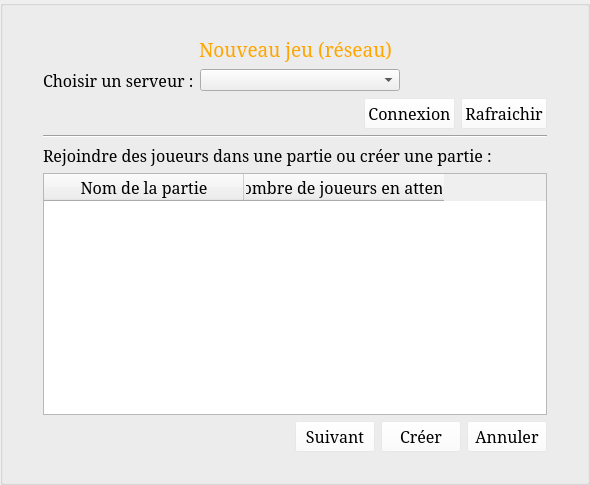
<?xml version="1.0" encoding="UTF-8"?>
<ui version="4.0">
 <class>NewNetworkGame</class>
 <widget class="QWidget" name="NewNetworkGame">
  <property name="geometry">
   <rect>
    <x>0</x>
    <y>0</y>
    <width>590</width>
    <height>485</height>
   </rect>
  </property>
  <property name="windowTitle">
   <string>Form</string>
  </property>
  <layout class="QHBoxLayout" name="horizontalLayout">
   <property name="margin">
    <number>0</number>
   </property>
   <item>
    <widget class="QGroupBox" name="groupBox">
     <property name="styleSheet">
      <string notr="true">#groupBox {
	border-image: url(:/images/menu_fond);
}

#label {
	color: orange;
}

QPushButton {
	background-color: rgba(255, 255, 255, 50);
}

QPushButton::hover{
	background-color: rgba(255, 0, 0, 100);
	font-weight: bold;
}</string>
     </property>
     <property name="title">
      <string/>
     </property>
     <layout class="QVBoxLayout" name="verticalLayout">
      <property name="leftMargin">
       <number>40</number>
      </property>
      <property name="topMargin">
       <number>30</number>
      </property>
      <property name="rightMargin">
       <number>40</number>
      </property>
      <property name="bottomMargin">
       <number>30</number>
      </property>
      <item>
       <layout class="QHBoxLayout" name="horizontalLayout_5">
        <property name="topMargin">
         <number>0</number>
        </property>
        <item>
         <spacer name="horizontalSpacer_3">
          <property name="orientation">
           <enum>Qt::Horizontal</enum>
          </property>
          <property name="sizeHint" stdset="0">
           <size>
            <width>40</width>
            <height>20</height>
           </size>
          </property>
         </spacer>
        </item>
        <item>
         <widget class="QLabel" name="label">
          <property name="font">
           <font>
            <family>Serif</family>
            <pointsize>14</pointsize>
           </font>
          </property>
          <property name="text">
           <string>Nouveau jeu (réseau)</string>
          </property>
         </widget>
        </item>
        <item>
         <spacer name="horizontalSpacer_4">
          <property name="orientation">
           <enum>Qt::Horizontal</enum>
          </property>
          <property name="sizeHint" stdset="0">
           <size>
            <width>40</width>
            <height>20</height>
           </size>
          </property>
         </spacer>
        </item>
       </layout>
      </item>
      <item>
       <layout class="QHBoxLayout" name="horizontalLayout_2">
        <item>
         <widget class="QLabel" name="label_3">
          <property name="font">
           <font>
            <family>Serif</family>
            <pointsize>12</pointsize>
           </font>
          </property>
          <property name="text">
           <string>Choisir un serveur :</string>
          </property>
         </widget>
        </item>
        <item>
         <widget class="QComboBox" name="comboBox">
          <property name="minimumSize">
           <size>
            <width>200</width>
            <height>0</height>
           </size>
          </property>
         </widget>
        </item>
        <item>
         <spacer name="horizontalSpacer_5">
          <property name="orientation">
           <enum>Qt::Horizontal</enum>
          </property>
          <property name="sizeHint" stdset="0">
           <size>
            <width>40</width>
            <height>20</height>
           </size>
          </property>
         </spacer>
        </item>
       </layout>
      </item>
      <item>
       <layout class="QHBoxLayout" name="horizontalLayout_3">
        <item>
         <spacer name="horizontalSpacer">
          <property name="orientation">
           <enum>Qt::Horizontal</enum>
          </property>
          <property name="sizeHint" stdset="0">
           <size>
            <width>40</width>
            <height>20</height>
           </size>
          </property>
         </spacer>
        </item>
        <item>
         <widget class="QPushButton" name="buttonConnect">
          <property name="font">
           <font>
            <family>Serif</family>
            <pointsize>12</pointsize>
           </font>
          </property>
          <property name="text">
           <string>Connexion</string>
          </property>
         </widget>
        </item>
        <item>
         <widget class="QPushButton" name="buttonRefresh">
          <property name="font">
           <font>
            <family>Serif</family>
            <pointsize>12</pointsize>
           </font>
          </property>
          <property name="text">
           <string>Rafraichir</string>
          </property>
         </widget>
        </item>
       </layout>
      </item>
      <item>
       <widget class="Line" name="line">
        <property name="orientation">
         <enum>Qt::Horizontal</enum>
        </property>
       </widget>
      </item>
      <item>
       <widget class="QLabel" name="label_2">
        <property name="font">
         <font>
          <family>Serif</family>
          <pointsize>12</pointsize>
         </font>
        </property>
        <property name="text">
         <string>Rejoindre des joueurs dans une partie ou créer une partie :</string>
        </property>
       </widget>
      </item>
      <item>
       <widget class="QTableWidget" name="tableGame">
        <property name="font">
         <font>
          <family>Serif</family>
          <pointsize>12</pointsize>
         </font>
        </property>
        <property name="columnCount">
         <number>2</number>
        </property>
        <attribute name="horizontalHeaderDefaultSectionSize">
         <number>200</number>
        </attribute>
        <column>
         <property name="text">
          <string>Nom de la partie</string>
         </property>
         <property name="font">
          <font>
           <family>Serif</family>
           <pointsize>12</pointsize>
          </font>
         </property>
        </column>
        <column>
         <property name="text">
          <string>Nombre de joueurs en attente</string>
         </property>
         <property name="font">
          <font>
           <family>Serif</family>
           <pointsize>12</pointsize>
          </font>
         </property>
        </column>
       </widget>
      </item>
      <item>
       <layout class="QHBoxLayout" name="horizontalLayout_4">
        <item>
         <spacer name="horizontalSpacer_2">
          <property name="orientation">
           <enum>Qt::Horizontal</enum>
          </property>
          <property name="sizeHint" stdset="0">
           <size>
            <width>40</width>
            <height>20</height>
           </size>
          </property>
         </spacer>
        </item>
        <item>
         <widget class="QPushButton" name="buttonNext">
          <property name="font">
           <font>
            <family>Serif</family>
            <pointsize>12</pointsize>
           </font>
          </property>
          <property name="text">
           <string>Suivant</string>
          </property>
         </widget>
        </item>
        <item>
         <widget class="QPushButton" name="buttonCreate">
          <property name="font">
           <font>
            <family>Serif</family>
            <pointsize>12</pointsize>
           </font>
          </property>
          <property name="text">
           <string>Créer</string>
          </property>
         </widget>
        </item>
        <item>
         <widget class="QPushButton" name="buttonCancel">
          <property name="font">
           <font>
            <family>Serif</family>
            <pointsize>12</pointsize>
           </font>
          </property>
          <property name="text">
           <string>Annuler</string>
          </property>
         </widget>
        </item>
       </layout>
      </item>
     </layout>
    </widget>
   </item>
  </layout>
 </widget>
 <resources/>
 <connections/>
</ui>
